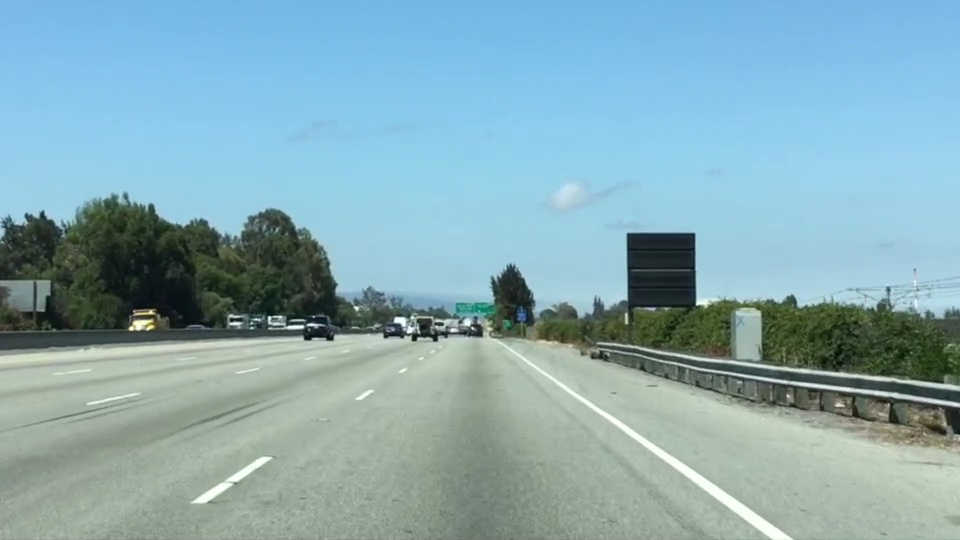
#> input picture images/test.jpg, 960 x 540 px
$ python main.py
#> lines starting #> are read from the running program, lines starting #| are printed output that depends on the picture; after the words box and inside, x2 and y2 are one past the last pixel; in counts of white or black regions, pixels touching at a corner belong together
import matplotlib.pyplot as plt
import matplotlib.image as mpimg
import numpy as np

#read the image
image = mpimg.imread('images/test.jpg')
#> image is the input picture: shape (540, 960, 3); mean R, G, B 135.5, 171.1, 179.2
print('This image is: ', type(image),
      ' with dimensions ', image.shape)
#| This image is:  <class 'numpy.ndarray'>  with dimensions  (540, 960, 3)

#Grab the X and Y size and make a copy of the image
ysize = image.shape[0]
#> ysize = 540
xsize = image.shape[1]
#> xsize = 960

"""
#Define color selection criteria
############

color_select = np.copy(image)
red_threshold = 200
green_threshold = 200
blue_threshold = 200
rgb_threshold = [red_threshold, green_threshold, blue_threshold]

thresholds = (image[:,:,0] < rgb_threshold[0])\
        | (image[:,:,1] < rgb_threshold[1])\
        | (image[:,:,2] < rgb_threshold[2])

color_select[thresholds] = [0,0,0]

#dispay the image

plt.subplot(221), plt.title('Original'),  plt.imshow(image)
plt.xticks([]), plt.yticks([])
plt.subplot(222), plt.title('Color Corrected'), plt.imshow(color_select)
plt.xticks([]), plt.yticks([])
plt.show()

#Define a TRIANGLE ROI
######

region_select=np.copy(image)

#Keep in mind the origin (X=0, Y=0) is in the upper left
left_bottom = [136,539]
right_bottom = [790,539]
apex = [477,322]

#Fit lines (y=AX+B) to ID the 3 sided region
fit_left = np.polyfit((left_bottom[0], apex[0]), (left_bottom[1], apex[1]), 1)
fit_right = np.polyfit((right_bottom[0], apex[0]),(right_bottom[1], apex[1]), 1)
fit_bottom = np.polyfit((left_bottom[0], right_bottom[0]), (left_bottom[1], right_bottom[1]), 1)

#Find the region inside the lines
XX, YY = np.meshgrid(np.arange(0,xsize),np.arange(0,ysize))
region_thresholds = (YY > (XX*fit_left[0] + fit_left[1])) & \
                    (YY > (XX*fit_right[0] + fit_right[1])) & \
                    (YY < (XX*fit_bottom[0] + fit_bottom[1]))

#Color all pizels in the ROI red
region_select[region_thresholds] = [255,0,0]

plt.imshow(region_select)
plt.show()
"""

#Combine color and Region
color_select = np.copy(image)
line_image = np.copy(image)

#Define the Color Criteria

red_threshold = 200
green_threshold = 200
blue_threshold = 200
rgb_threshold = [red_threshold,green_threshold,blue_threshold]

left_bottom = [127,539]
right_bottom = [788,539]
apex = [475,330]

fit_left = np.polyfit((left_bottom[0], apex[0]),(left_bottom[1], apex[1]), 1)
fit_right = np.polyfit((right_bottom[0], apex[0]), (right_bottom[1], apex[1]), 1)
fit_bottom = np.polyfit((left_bottom[0], right_bottom[0]), (left_bottom[1], right_bottom[1]), 1)

color_thresholds = (image[:,:,0] < rgb_threshold[0]) | \
                    (image[:,:,1] < rgb_threshold[1]) | \
                   (image[:,:,2] < rgb_threshold[2])
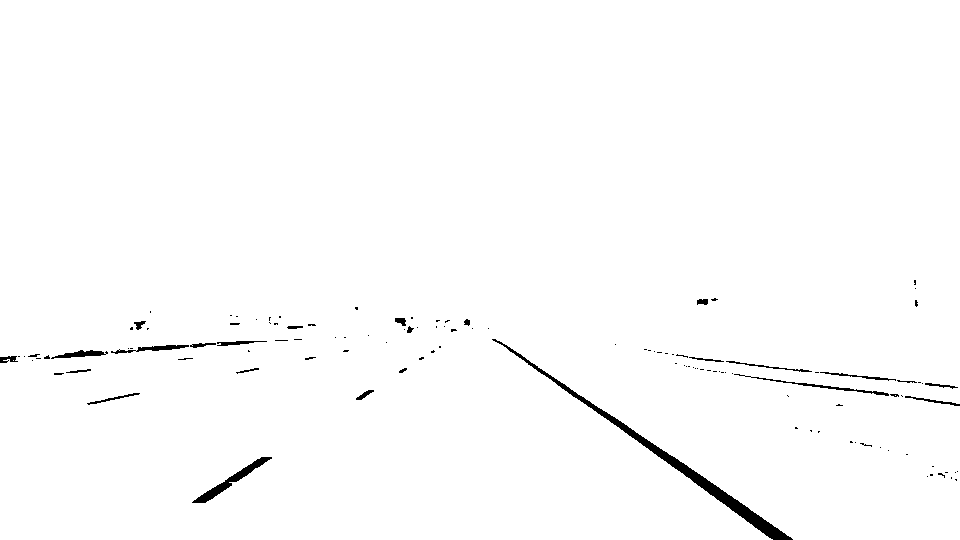
#> color_thresholds: shape (540, 960) bool; 98.9% white; 121 black regions (95 under 20 px), largest, box (x1, y1, x2, y2) and area: (492, 339, 793, 540) 2493, (192, 457, 272, 503) 624, (734, 374, 889, 396) 302

#Find the region inside the lines
XX, YY = np.meshgrid(np.arange(0,xsize), np.arange(0,ysize))
region_thresholds = (YY > (XX*fit_left[0] + fit_left[1])) & \
                    (YY > (XX*fit_right[0] + fit_right[1])) & \
                    (YY < (XX*fit_bottom[0] + fit_bottom[1]))

#mask color selection
color_select[color_thresholds] = [0,0,0]
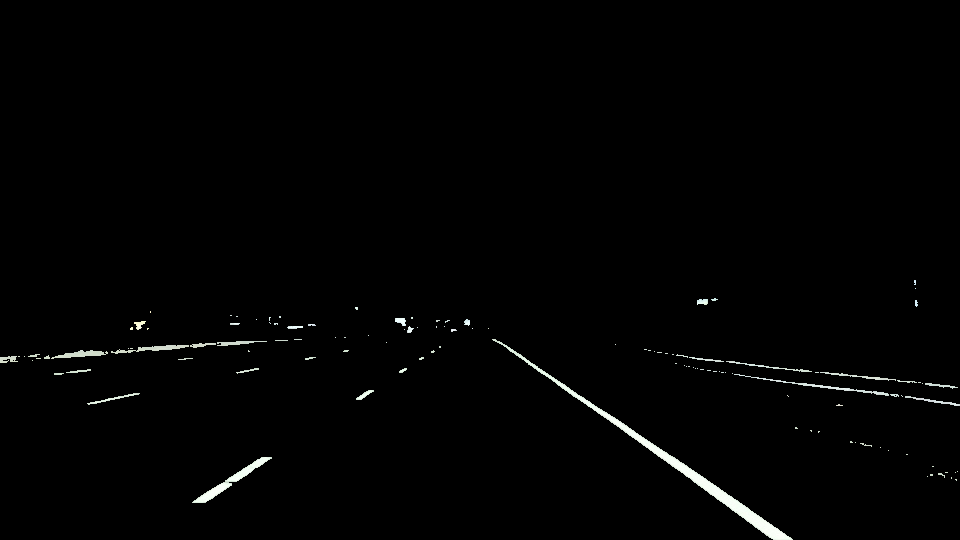
#> color_select: shape (540, 960, 3); mean R, G, B 2.5, 2.7, 2.5
line_image[~color_thresholds & region_thresholds] = [255,0,0]
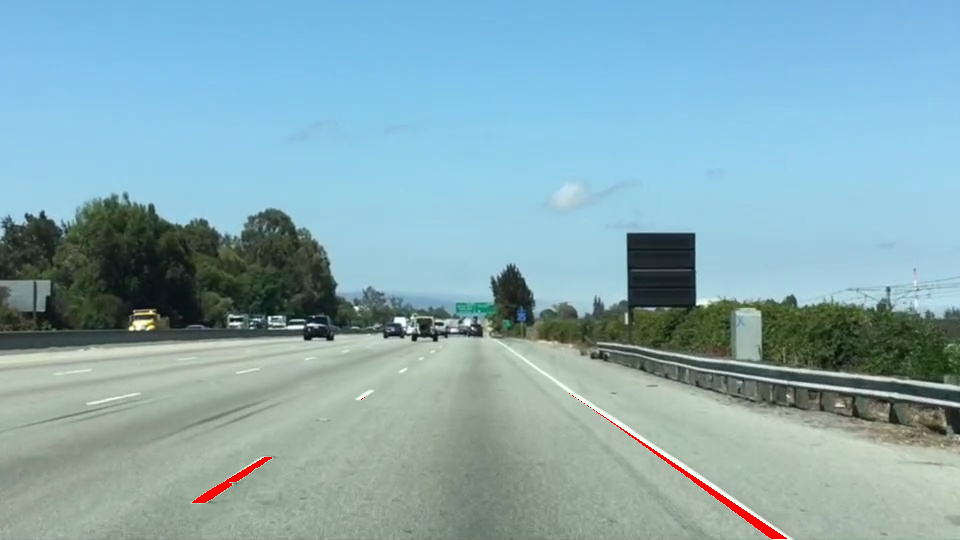
#> line_image: shape (540, 960, 3); 0.32% of pixels changed, all inside (x1, y1, x2, y2) = (192, 393, 787, 539)

# [7 lines of commented-out code are left out]


plt.imshow(image)
x = [left_bottom[0], right_bottom[0], apex[0], left_bottom[0]]
y = [left_bottom[1], right_bottom[1], apex[1], left_bottom[1]]
plt.plot(x, y, 'b--', lw=2)
plt.imshow(color_select)
plt.xticks([]), plt.yticks([])
plt.imshow(line_image)
plt.show()
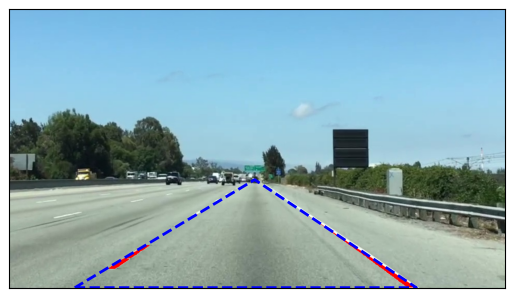
#> figure drawn by matplotlib, 1 panel

$ run again, with images/lesson1.8.png saved as images/test.jpg
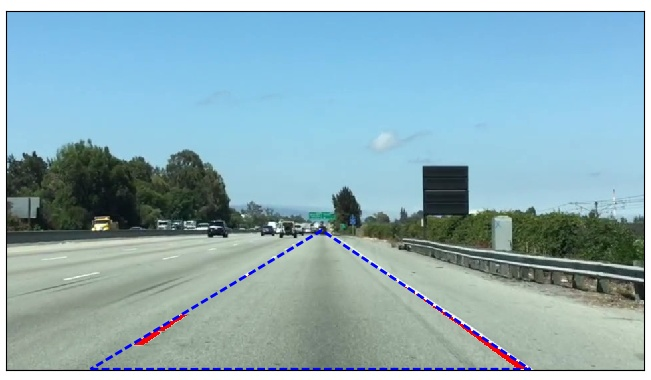
#> input picture images/lesson1.8.png, 651 x 380 px
#> image is the input picture: shape (380, 651, 3); mean R, G, B 141.5, 173.6, 182.7
#| This image is:  <class 'numpy.ndarray'>  with dimensions  (380, 651, 3)
#> `color_thresholds = (image[:,:,0] < rgb_threshold[0]) | \ (image[:,:,1]..`:
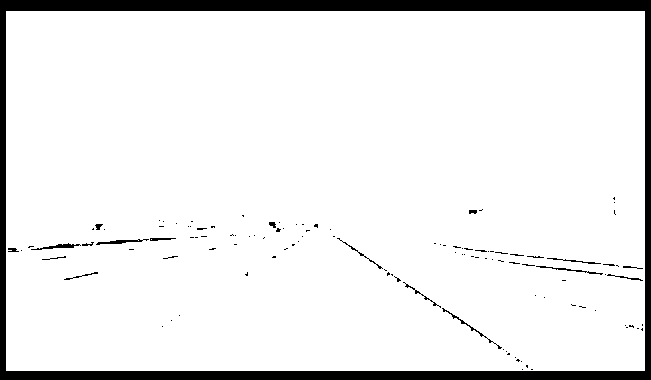
#> color_thresholds: shape (380, 651) bool; 92.4% white; 116 black regions (97 under 20 px), largest, box (x1, y1, x2, y2) and area: (0, 0, 651, 380) 17340, (31, 243, 81, 250) 125, (96, 239, 149, 245) 124
#> line_image: shape (380, 651, 3); 0.54% of pixels changed, all inside (x1, y1, x2, y2) = (394, 330, 549, 380)
#> `plt.show()`:
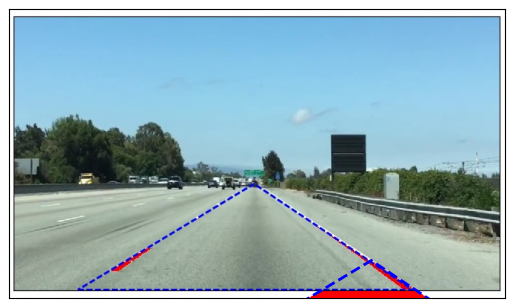
#> figure drawn by matplotlib, 1 panel
